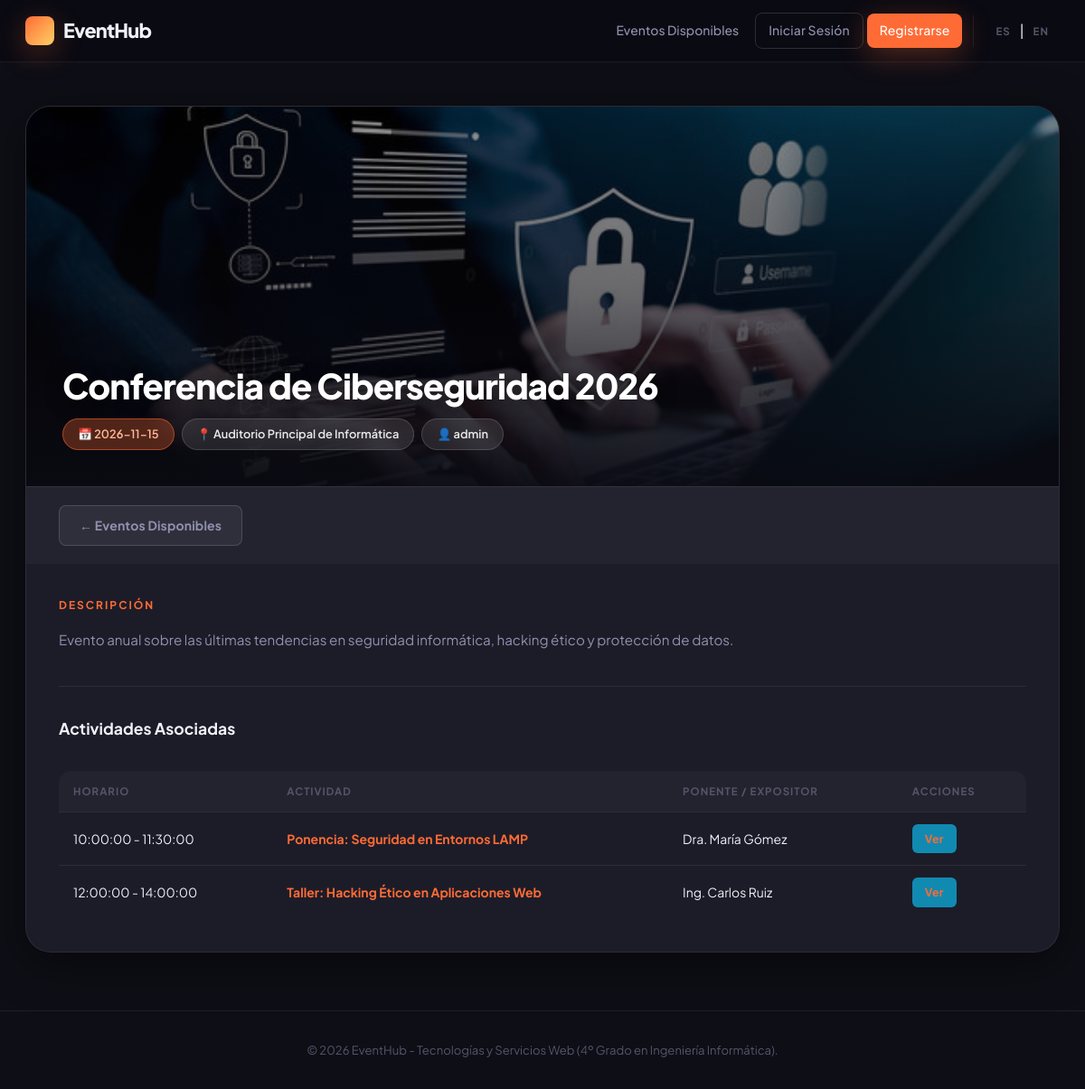
Screenshot of /index.php?controller=events&action=view&id=1 with the database file from the repository.
### tables this page shows
CREATE TABLE `events` (
  `id` INT AUTO_INCREMENT PRIMARY KEY,
  `user_id` INT NOT NULL,
  `title` VARCHAR(150) NOT NULL,
  `description` TEXT NOT NULL,
  `date` DATE NOT NULL,
  `location` VARCHAR(150) NOT NULL,
  `image` VARCHAR(255) DEFAULT 'default_event.jpg',
  `created_at` DATETIME DEFAULT CURRENT_TIMESTAMP,
  FOREIGN KEY (`user_id`) REFERENCES `users` (`id`) ON DELETE CASCADE ON UPDATE CASCADE
);

CREATE TABLE `users` (
  `id` INT AUTO_INCREMENT PRIMARY KEY,
  `username` VARCHAR(50) NOT NULL UNIQUE,
  `password` VARCHAR(255) NOT NULL,
  `email` VARCHAR(100) NOT NULL,
  `created_at` DATETIME DEFAULT CURRENT_TIMESTAMP
);

CREATE TABLE `activities` (
  `id` INT AUTO_INCREMENT PRIMARY KEY,
  `event_id` INT NOT NULL,
  `title` VARCHAR(150) NOT NULL,
  `description` TEXT NOT NULL,
  `start_time` TIME NOT NULL,
  `end_time` TIME NOT NULL,
  `speaker` VARCHAR(100) DEFAULT NULL,
  `created_at` DATETIME DEFAULT CURRENT_TIMESTAMP,
  FOREIGN KEY (`event_id`) REFERENCES `events` (`id`) ON DELETE CASCADE ON UPDATE CASCADE
);

### www/controller/EventsController.php (called while the page is built, shortened)
<?php
require_once(__DIR__."/../core/ViewManager.php");
require_once(__DIR__."/../model/Event.php");
require_once(__DIR__."/../model/EventMapper.php");
require_once(__DIR__."/../model/ActivityMapper.php");
class EventsController extends BaseController {
    private EventMapper $eventMapper;
    private ActivityMapper $activityMapper;
    public function __construct() {
        $this->eventMapper = new EventMapper();
        $this->activityMapper = new ActivityMapper();
    }
    public function view() {
        $eventId = (int)$_GET["id"];
        $event = $this->eventMapper->findById($eventId);
        $activities = $this->activityMapper->findByEventId($eventId);
        $event->setActivities($activities);
        $this->view->setVariable("event", $event);
        $this->view->render("events", "view");
    }
}

### www/index.php (called while the page is built, shortened)
<?php
require_once(__DIR__."/core/I18n.php");
require_once(__DIR__."/core/ViewHelpers.php");
require_once(__DIR__."/core/ViewManager.php");
$actionName = $_GET["action"] ?? "index";
$controller = new $className();
$controller->$actionName();

### www/model/Event.php (called while the page is built, shortened)
<?php
class Event {
    private string $title;
    private string $description;
    private string $date;
    private string $location;
    private string $image;
    private ?User $author;
    private array $activities;
    public function __construct(?int $id = null, int $userId = 0, string $title = "", string $description = "", string $date = "", string $location = "", string $image = "default_event.jpg", ?User $author = null, array $activities = []) {
        $this->title = $title;
        $this->description = $description;
        $this->date = $date;
        $this->location = $location;
        $this->image = $image;
        $this->author = $author;
        $this->activities = $activities;
    }
    public function getTitle(): string { return $this->title; }
    public function getDescription(): string { return $this->description; }
    public function getDate(): string { return $this->date; }
    public function getLocation(): string { return $this->location; }
    public function getImage(): string { return $this->image; }
    public function getAuthor(): ?User { return $this->author; }
    public function getActivities(): array { return $this->activities; }
    public function setActivities(array $activities): void { $this->activities = $activities; }
}

### www/model/EventMapper.php (called while the page is built, shortened)
<?php
require_once(__DIR__."/../core/PDOConnection.php");
require_once(__DIR__."/../model/Event.php");
require_once(__DIR__."/../model/User.php");
class EventMapper {
    private PDO $db;
    public function __construct() {
        $this->db = PDOConnection::getInstance();
    }
    public function findById(int $eventId): ?Event {
        $stmt = $this->db->prepare(
            "SELECT e.*, u.username FROM events e INNER JOIN users u ON e.user_id = u.id WHERE e.id = ?"
        );
        $stmt->execute(array($eventId));
        $row = $stmt->fetch(PDO::FETCH_ASSOC);
        if ($row !== false) {
            $author = new User($row["user_id"], $row["username"]);
            return new Event(
                $row["id"],
                $row["user_id"],
                $row["title"],
                $row["description"],
                $row["date"],
                $row["location"],
                $row["image"],
                $author
            );
        }
        return null;
    }
}

### www/core/PDOConnection.php (called while the page is built)
<?php
class PDOConnection {
    private static $dbhost = "db";
    private static $dbname = "mvcblog";
    private static $dbuser = "root";
    private static $dbpass = "secret";
    private static $dbinstance = NULL;
    public static function getInstance() {
        if (!self::$dbinstance) {
            $host = getenv('DB_HOST') ?: self::$dbhost;
            $dbname = getenv('DB_NAME') ?: self::$dbname;
            $user = getenv('DB_USER') ?: self::$dbuser;
            $pass = getenv('DB_PASSWORD') ?: self::$dbpass;
            self::$dbinstance = new PDO(
                "mysql:host=".$host.";dbname=".$dbname.";charset=utf8mb4",
                $user,
                $pass,
                array(
                    PDO::ATTR_EMULATE_PREPARES => false,
                    PDO::ATTR_ERRMODE => PDO::ERRMODE_EXCEPTION
                )
            );
        }
        return self::$dbinstance;
    }
}

### www/model/User.php (called while the page is built, shortened)
<?php
class User {
    private string $username;
    public function __construct(?int $id = null, string $username = "", string $password = "", string $email = "") {
        $this->username = $username;
    }
    public function getUsername(): string { return $this->username; }
}

### www/core/I18n.php (called while the page is built, shortened)
<?php
class I18n {
    private static ?I18n $instance = null;
    private array $messages;
    private function __construct() {
        $this->currentLanguage = $_SESSION["currentlang"] ?? "es";
    }
    public static function getInstance(): I18n {
        if (self::$instance === null) {
            self::$instance = new I18n();
        }
        return self::$instance;
    }
    private function loadMessages(string $language): void {
        $file = __DIR__."/../view/messages/messages_".$language.".php";
        if (file_exists($file)) {
            $this->messages = $i18n_messages ?? array();
        } else {
            $this->messages = array();
        }
    }
    public function i18n(string $key): string {
        return $this->messages[$key] ?? $key;
    }
}
function i18n(string $key): string {
    return I18n::getInstance()->i18n($key);
}

### www/core/ViewHelpers.php (called while the page is built)
<?php
require_once(__DIR__."/I18n.php");
function t(string $key): string {
    return i18n($key);
}

### www/model/Activity.php (called while the page is built, shortened)
<?php
class Activity {
    private ?int $id;
    private string $title;
    private string $startTime;
    private string $endTime;
    private ?string $speaker;
    public function __construct(?int $id = null, int $eventId = 0, string $title = "", string $description = "", string $startTime = "", string $endTime = "", ?string $speaker = null) {
        $this->id = $id;
        $this->title = $title;
        $this->startTime = $startTime;
        $this->endTime = $endTime;
        $this->speaker = $speaker;
    }
    public function getId(): ?int { return $this->id; }
    public function getTitle(): string { return $this->title; }
    public function getStartTime(): string { return $this->startTime; }
    public function getEndTime(): string { return $this->endTime; }
    public function getSpeaker(): ?string { return $this->speaker; }
}

### www/model/ActivityMapper.php (called while the page is built, shortened)
<?php
require_once(__DIR__."/../core/PDOConnection.php");
require_once(__DIR__."/../model/Activity.php");
class ActivityMapper {
    private PDO $db;
    public function __construct() {
        $this->db = PDOConnection::getInstance();
    }
    public function findByEventId(int $eventId): array {
        $stmt = $this->db->prepare("SELECT * FROM activities WHERE event_id = ? ORDER BY start_time ASC");
        $stmt->execute(array($eventId));
        $rows = $stmt->fetchAll(PDO::FETCH_ASSOC);
        $activities = array();
        foreach ($rows as $row) {
            $activities[] = new Activity(
                $row["id"],
                $row["event_id"],
                $row["title"],
                $row["description"],
                $row["start_time"],
                $row["end_time"],
                $row["speaker"]
            );
        }
        return $activities;
    }
}

### www/view/events/view.php (the view, shortened to what this page needs)
<?php
require_once(__DIR__."/../../core/ViewManager.php");
$view = ViewManager::getInstance();
$event = $view->getVariable("event");
$currentUser = $view->getVariable("currentuser");
?>
<div class="main-content">
    <article class="event-detail">
        <div class="event-hero">
            <img
                src="img/<?= htmlspecialchars($event->getImage()) ?>"
                alt="<?= htmlspecialchars($event->getTitle()) ?>"
                class="event-hero-img"
                onerror="this.src='img/default_event.jpg'"
            >
            <div class="event-hero-overlay"></div>
            <div class="event-hero-content">
                <h2><?= htmlspecialchars($event->getTitle()) ?></h2>
                <div class="event-meta-pills">
                    <span class="meta-pill">📅 <?= htmlspecialchars($event->getDate()) ?></span>
                    <span class="meta-pill">📍 <?= htmlspecialchars($event->getLocation()) ?></span>
                    <span class="meta-pill">👤 <?= htmlspecialchars($event->getAuthor()->getUsername()) ?></span>
                </div>
            </div>
        </div>
        <?php if ($currentUser && $event->getAuthor() && $currentUser === $event->getAuthor()->getUsername()): ?>
        <div class="event-actions">
            <a href="index.php?controller=events&action=edit&id=<?= $event->getId() ?>" class="btn btn-warning"><?= t("Edit Event") ?></a>
            <form action="index.php?controller=events&action=delete" method="POST" style="display:inline;" onsubmit="return confirm('<?= t("Are you sure you want to delete this event?") ?>');">
                <input type="hidden" name="id" value="<?= $event->getId() ?>">
                <button type="submit" class="btn btn-danger"><?= t("Delete Event") ?></button>
            </form>
            <a href="index.php?controller=events&amp;action=index" class="btn btn-secondary" style="margin-left:auto;">← <?= t("Available Events") ?></a>
        </div>
        <?php else: ?>
        <div class="event-actions">
            <a href="index.php?controller=events&amp;action=index" class="btn btn-secondary">← <?= t("Available Events") ?></a>
        </div>
        <?php endif; ?>
        <div class="event-body-content">
            <div class="event-text">
                <h3><?= t("Description") ?></h3>
                <p><?= nl2br(htmlspecialchars($event->getDescription())) ?></p>
            </div>
        </div>
        <hr class="separator">
        <section class="activities-section">
            <div class="header-action">
                <h3><?= t("Associated Activities") ?></h3>
            </div>
            <?php if (count($event->getActivities()) > 0): ?>
                <table class="table">
                    <thead>
                        <tr>
                            <th><?= t("Schedule") ?></th>
                            <th><?= t("Activity") ?></th>
                            <th><?= t("Speaker") ?></th>
                            <th><?= t("Actions") ?></th>
                        </tr>
                    </thead>
                    <tbody>
                        <?php foreach ($event->getActivities() as $act): ?>
                            <tr>
                                <td><?= htmlspecialchars($act->getStartTime()) ?> - <?= htmlspecialchars($act->getEndTime()) ?></td>
                                <td>
                                    <a href="index.php?controller=activities&amp;action=view&amp;id=<?= $act->getId() ?>">
                                        <strong><?= htmlspecialchars($act->getTitle()) ?></strong>
                                    </a>
                                </td>
                                <td><?= htmlspecialchars($act->getSpeaker() ?? '-') ?></td>
                                <td>
                                    <a href="index.php?controller=activities&amp;action=view&amp;id=<?= $act->getId() ?>" class="btn btn-sm btn-info"><?= t("View") ?></a>
                                </td>
                            </tr>
                        <?php endforeach; ?>
                    </tbody>
                </table>
            <?php else: ?>
                <p class="text-muted"><?= t("No activities scheduled for this event yet.") ?></p>
            <?php endif; ?>
        </section>
    </article>
</div>

### rows the page displays
events: image (picture), title "Conferencia de Ciberseguridad 2026", date "2026-11-15", location "Auditorio Principal de Informática", user.username "admin", description "Evento anual sobre las últimas tendencias en seguridad informática, hacking ético y protección de datos."
activities: start_time "10:00:00", end_time "11:30:00", title "Ponencia: Seguridad en Entornos LAMP", speaker "Dra. María Gómez"
activities: start_time "12:00:00", end_time "14:00:00", title "Taller: Hacking Ético en Aplicaciones Web", speaker "Ing. Carlos Ruiz"

### other values shown
t("Available Events") "Eventos Disponibles"
t("Log In") "Iniciar Sesión"
t("Register") "Registrarse"
t("Description") "DESCRIPCIÓN"
t("Associated Activities") "Actividades Asociadas"
t("Schedule") "HORARIO"
t("Activity") "ACTIVIDAD"
t("Speaker") "PONENTE / EXPOSITOR"
t("Actions") "ACCIONES"
